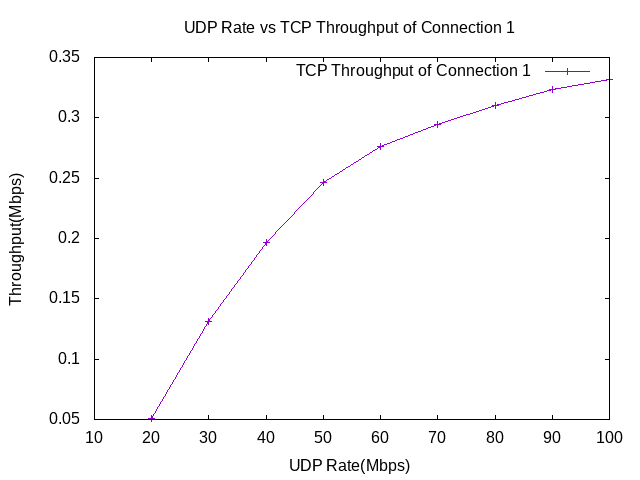

The script that saved this image:
set terminal png
set output "tcp1_vs_udprate.png"
set title "UDP Rate vs TCP Throughput of Connection 1"
set xlabel "UDP Rate(Mbps)"
set ylabel "Throughput(Mbps)"

set xrange [10:100]
plot "-"  title "TCP Throughput of Connection 1" with linespoints
20 0.0506106
30 0.131243
40 0.196775
50 0.246166
60 0.276383
70 0.29481
80 0.31025
90 0.323074
100 0.331514
e
